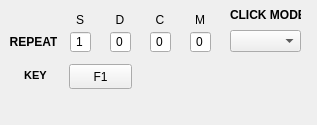
<?xml version="1.0" encoding="UTF-8"?>
<ui version="4.0">
 <class>Form</class>
 <widget class="QWidget" name="Form">
  <property name="geometry">
   <rect>
    <x>0</x>
    <y>0</y>
    <width>317</width>
    <height>125</height>
   </rect>
  </property>
  <property name="windowTitle">
   <string>Form</string>
  </property>
  <widget class="QLineEdit" name="inputS">
   <property name="geometry">
    <rect>
     <x>70</x>
     <y>32</y>
     <width>21</width>
     <height>20</height>
    </rect>
   </property>
   <property name="text">
    <string>1</string>
   </property>
   <property name="alignment">
    <set>Qt::AlignCenter</set>
   </property>
  </widget>
  <widget class="QLineEdit" name="inputD">
   <property name="geometry">
    <rect>
     <x>110</x>
     <y>32</y>
     <width>21</width>
     <height>20</height>
    </rect>
   </property>
   <property name="text">
    <string>0</string>
   </property>
   <property name="alignment">
    <set>Qt::AlignCenter</set>
   </property>
  </widget>
  <widget class="QLineEdit" name="inputC">
   <property name="geometry">
    <rect>
     <x>150</x>
     <y>32</y>
     <width>21</width>
     <height>20</height>
    </rect>
   </property>
   <property name="text">
    <string>0</string>
   </property>
   <property name="alignment">
    <set>Qt::AlignCenter</set>
   </property>
  </widget>
  <widget class="QLineEdit" name="inputM">
   <property name="geometry">
    <rect>
     <x>190</x>
     <y>32</y>
     <width>21</width>
     <height>20</height>
    </rect>
   </property>
   <property name="text">
    <string>0</string>
   </property>
   <property name="alignment">
    <set>Qt::AlignCenter</set>
   </property>
  </widget>
  <widget class="QLabel" name="label">
   <property name="geometry">
    <rect>
     <x>72</x>
     <y>12</y>
     <width>16</width>
     <height>16</height>
    </rect>
   </property>
   <property name="text">
    <string>S</string>
   </property>
   <property name="alignment">
    <set>Qt::AlignCenter</set>
   </property>
  </widget>
  <widget class="QLabel" name="label_5">
   <property name="geometry">
    <rect>
     <x>112</x>
     <y>12</y>
     <width>16</width>
     <height>16</height>
    </rect>
   </property>
   <property name="text">
    <string>D</string>
   </property>
   <property name="alignment">
    <set>Qt::AlignCenter</set>
   </property>
  </widget>
  <widget class="QLabel" name="label_6">
   <property name="geometry">
    <rect>
     <x>152</x>
     <y>12</y>
     <width>16</width>
     <height>16</height>
    </rect>
   </property>
   <property name="text">
    <string>C</string>
   </property>
   <property name="alignment">
    <set>Qt::AlignCenter</set>
   </property>
  </widget>
  <widget class="QLabel" name="label_7">
   <property name="geometry">
    <rect>
     <x>192</x>
     <y>12</y>
     <width>16</width>
     <height>16</height>
    </rect>
   </property>
   <property name="text">
    <string>M</string>
   </property>
   <property name="alignment">
    <set>Qt::AlignCenter</set>
   </property>
  </widget>
  <widget class="QPushButton" name="btnkey">
   <property name="geometry">
    <rect>
     <x>69</x>
     <y>64</y>
     <width>63</width>
     <height>25</height>
    </rect>
   </property>
   <property name="text">
    <string>F1</string>
   </property>
  </widget>
  <widget class="QLabel" name="HotKey">
   <property name="geometry">
    <rect>
     <x>10</x>
     <y>65</y>
     <width>51</width>
     <height>21</height>
    </rect>
   </property>
   <property name="font">
    <font>
     <pointsize>8</pointsize>
     <weight>75</weight>
     <bold>true</bold>
    </font>
   </property>
   <property name="text">
    <string>KEY</string>
   </property>
   <property name="alignment">
    <set>Qt::AlignCenter</set>
   </property>
  </widget>
  <widget class="QLabel" name="label_2">
   <property name="geometry">
    <rect>
     <x>10</x>
     <y>35</y>
     <width>47</width>
     <height>13</height>
    </rect>
   </property>
   <property name="font">
    <font>
     <weight>75</weight>
     <bold>true</bold>
    </font>
   </property>
   <property name="text">
    <string>REPEAT</string>
   </property>
   <property name="alignment">
    <set>Qt::AlignCenter</set>
   </property>
  </widget>
  <widget class="QComboBox" name="clickbox">
   <property name="geometry">
    <rect>
     <x>230</x>
     <y>30</y>
     <width>71</width>
     <height>22</height>
    </rect>
   </property>
  </widget>
  <widget class="QLabel" name="label_3">
   <property name="geometry">
    <rect>
     <x>230</x>
     <y>5</y>
     <width>71</width>
     <height>20</height>
    </rect>
   </property>
   <property name="font">
    <font>
     <weight>75</weight>
     <bold>true</bold>
    </font>
   </property>
   <property name="text">
    <string>CLICK MODE </string>
   </property>
  </widget>
 </widget>
 <resources/>
 <connections/>
</ui>
